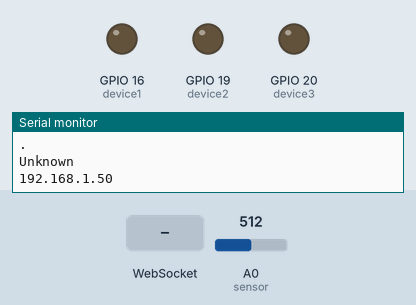
A sketch run on a simulated ESP8266 (NodeMCU). On the bench: output pins drawn as LEDs (lit = HIGH), the last lines printed to the serial monitor. Inputs (shaded band) come from the test bench; at power-on: A0 (sensor) = 512. WiFi joins after 1.5 s; servers stay silent unless stated.

Above: at 2.7 s.
2.8 s: WebSocket text "device1on" received
At 4.0 s:
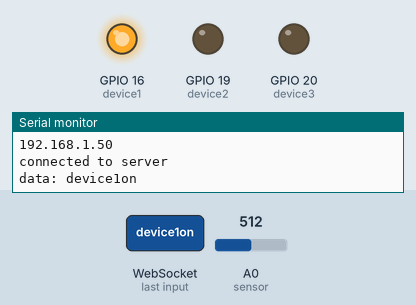
4.3 s: WebSocket text "device2on" received
At 5.1 s:
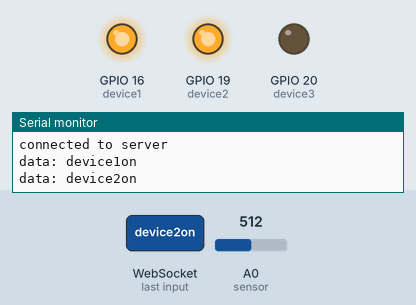
5.8 s: WebSocket text "device1off" received
At 6.3 s:
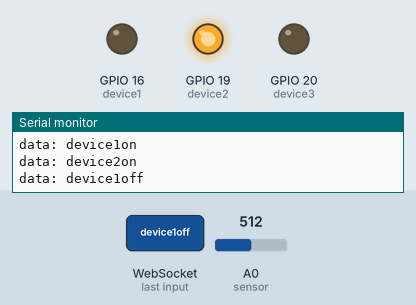
7.3 s: WebSocket text "device3on" received
At 8.5 s:
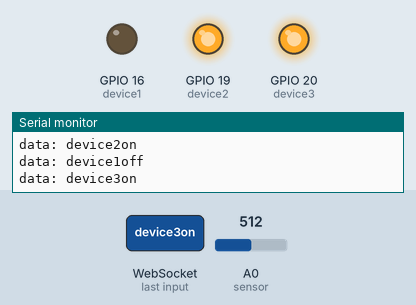
8.8 s: WebSocket text "device2off" received
At 9.8 s:
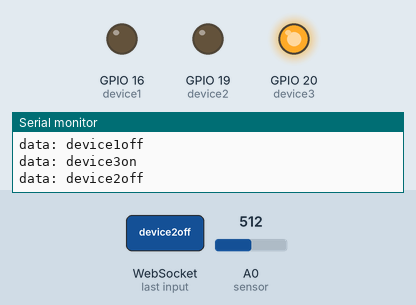
10.3 s: WebSocket text "device3off" received
At 10.9 s:
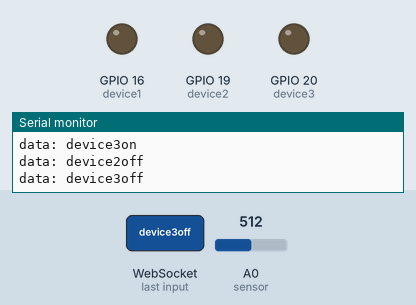
Timing chart, 0 to 12.8 s (numbered marks = the images above; inputs shaded):
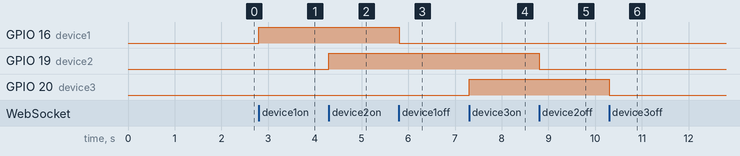

Measured:
- after the input at 2.8 s, GPIO 16 (device1): LOW → HIGH at once
- after the input at 4.3 s, GPIO 19 (device2): LOW → HIGH at once
- after the input at 5.8 s, GPIO 16 (device1): HIGH → LOW at once
- after the input at 7.3 s, GPIO 20 (device3): LOW → HIGH at once
- after the input at 8.8 s, GPIO 19 (device2): HIGH → LOW at once
- after the input at 10.3 s, GPIO 20 (device3): HIGH → LOW at once

The sketch:

HW_client.ino
```cpp
#include <ESP8266WiFi.h>
#include <WebSocketsClient.h>
#include <String.h>
#include <ArduinoJson.h>

WebSocketsClient wsc;

const char *ssid = "Unknown";
const char *pass = "m.azazi33";
/*
#define SERVER  "192.168.1.6"
#define PORT    9000
#define URL     "/"
*/
#define SERVER  "vast-brushlands-47071.herokuapp.com"
#define PORT    80
#define URL     "/"

bool isConnected = false;
uint64_t now;
uint64_t prev;

#define device1 16
#define device2 19
#define device3 20
#define sensor A0

int sensor_reading = 0;
char sensor_reading_text[100];

void websocketEvent(WStype_t type, uint8_t *data, size_t length){
  switch(type){
    case(WStype_CONNECTED):
      Serial.printf("connected to server\n");
      //{"type":"connection_type","text":"hw_connection"}
      wsc.sendTXT("{\"type\":\"connection_type\",\"text\":\"hw_connection\"}");
      isConnected = true;
      break;

    case(WStype_TEXT):
    {
      Serial.printf("data: %s\n",data);
      char* s = (char*)data;
      if      (strcmp(s,"device1on") == 0)    {digitalWrite(device1,HIGH);}
      else if (strcmp(s,"device1off") == 0)   {digitalWrite(device1,LOW);}
      else if (strcmp(s,"device2on") == 0)    {digitalWrite(device2,HIGH);}
      else if (strcmp(s,"device2off") == 0)   {digitalWrite(device2,LOW);}
      else if (strcmp(s,"device3on") == 0)    {digitalWrite(device3,HIGH);}
      else if (strcmp(s,"device3off") == 0)   {digitalWrite(device3,LOW);}
      /*
      switch (){
        case "device1on":
          digitalWrite(device1,HIGH);
          break;
        case "device1off":
          digitalWrite(device1,LOW);
          break;
        case "device2on":
          digitalWrite(device2,HIGH);
          break;
        case "device2off":
          digitalWrite(device2,LOW);
          break;
        case "device3on":
          digitalWrite(device3,HIGH);
          break;
        case "device3off":
          digitalWrite(device3,LOW);
          break;
      }*/
      break;
    }
    case(WStype_DISCONNECTED):
      Serial.printf("server Disconnected!\n");
      isConnected = false;
      break;
  }
}


void setup(){
  Serial.begin(115200);

  WiFi.begin(ssid, pass);

  while(WiFi.status() != WL_CONNECTED){
    Serial.println(".");
    delay(500);
  }

  Serial.println(WiFi.SSID());
  Serial.println(WiFi.localIP());

  wsc.begin(SERVER, PORT, URL);
  wsc.onEvent(websocketEvent);
  wsc.setReconnectInterval(1000);

  pinMode(device1,OUTPUT);
  pinMode(device2,OUTPUT);
  pinMode(device3,OUTPUT);
  pinMode(sensor,INPUT);
  now = millis();
  prev = now;
}

void loop(){
  wsc.loop();
  if(isConnected){
    now = millis();
    if((now-prev)>1000){
      sensor_reading=analogRead(sensor);
      StaticJsonDocument<500> doc;
      doc["type"] = "sensor";
      doc["text"] = sensor_reading;
      serializeJson(doc, sensor_reading_text);
      wsc.sendTXT(sensor_reading_text);
      prev = now;
    }
  }
}
```
